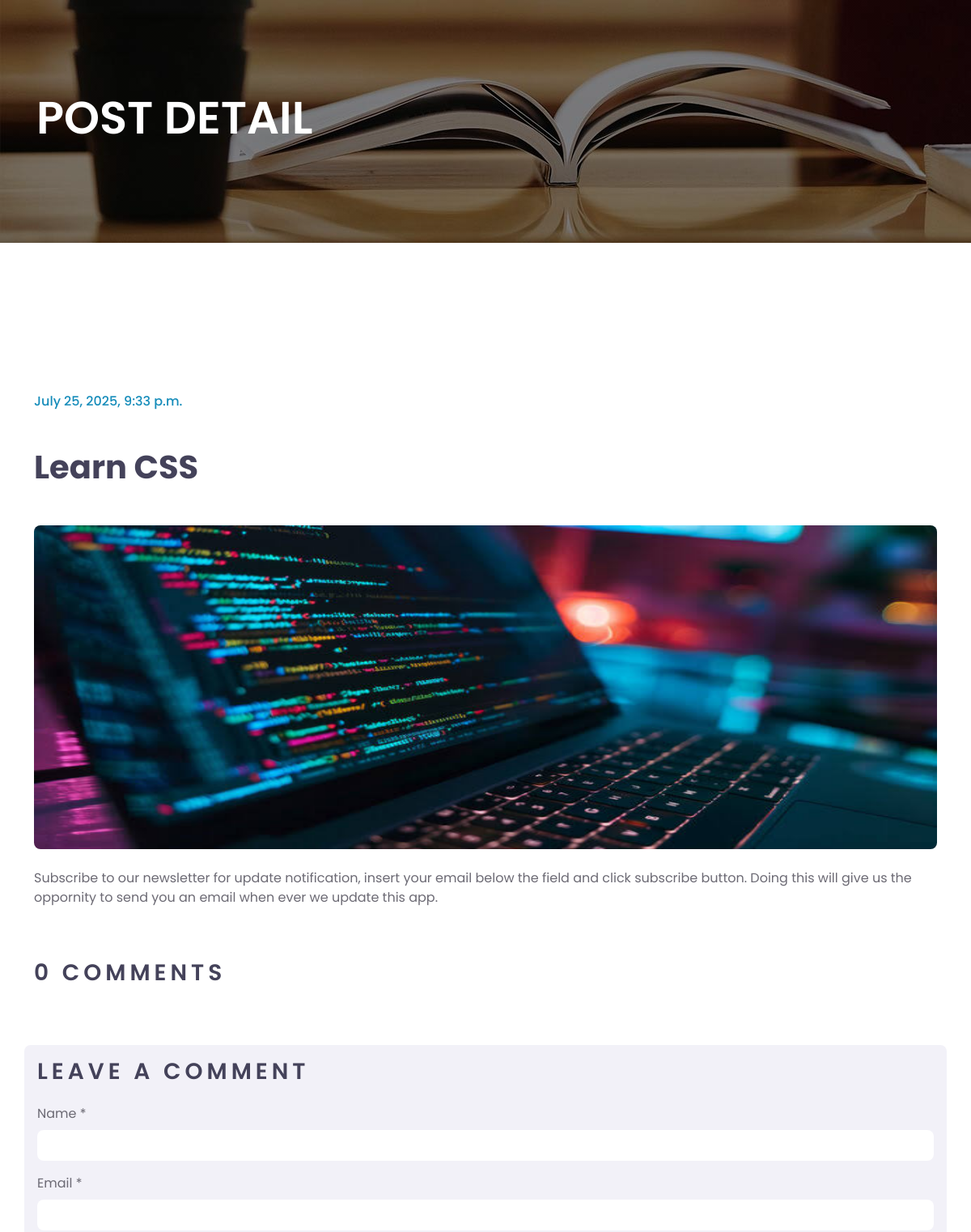
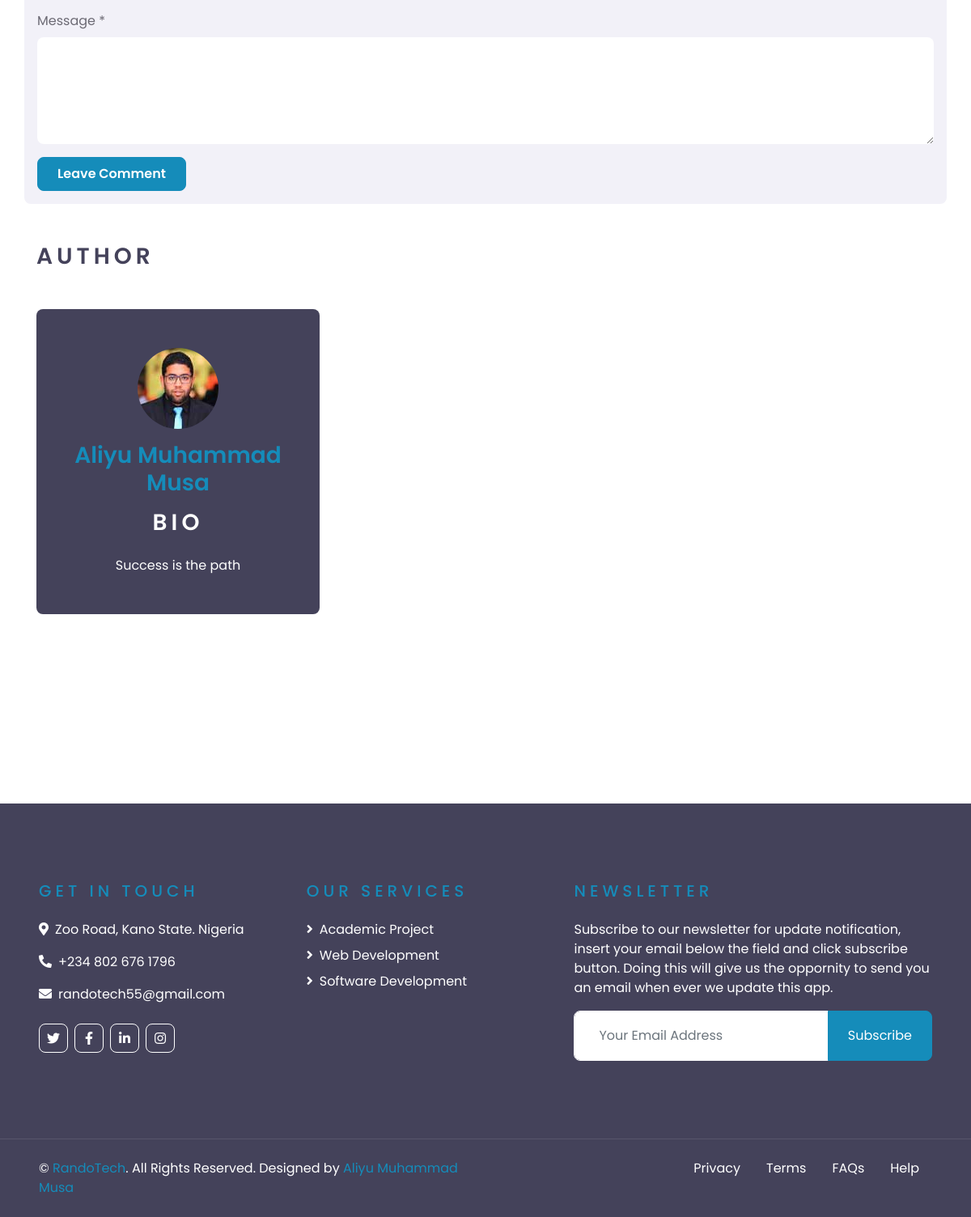
The page /blog/post_detail/2025/7/25/learn-css/ (signed in) on the database its author committed (2 pictures, top to bottom).
### blog/models.py (models this page shows, shortened)
class Post(models.Model):
    STATUS_CHOICES = {
        ('draft', 'DRAFT'),
        ('published', 'PUBLISHED'),
    }
    author = models.ForeignKey(CustomUser, on_delete=models.CASCADE, related_name='blog_post')
    category = models.ForeignKey(Category, on_delete=models.CASCADE, related_name='category_post')
    title = models.CharField(max_length=250)
    slug = models.SlugField(max_length=250, unique_for_date='publish')
    cover_img = models.ImageField(upload_to='img/post_cover', blank=True, null=False, default='img/blog-1.jpg')
    body = models.TextField()
    publish = models.DateTimeField(default=timezone.now)
    created = models.DateTimeField(auto_now_add=True)
    updated = models.DateTimeField(auto_now=True)
    status = models.CharField(max_length=10, choices=STATUS_CHOICES, default='published')
    objects = models.Manager()
    published = PublishedManager()
    class Meta:
        ordering = ('-publish',)

### accounts/models.py (models this page shows, shortened)
class CustomUser(AbstractBaseUser, PermissionsMixin):
    full_name = models.CharField(max_length=30, blank=True)
    email = models.EmailField(unique=True)
    is_active = models.BooleanField(default=True)
    is_staff = models.BooleanField(default=False)
    objects = CustomUserManager()
    USERNAME_FIELD = 'email'
    REQUIRED_FIELDS = []  # Other required fields apart from email

class Profile(models.Model):
    user = models.OneToOneField(CustomUser, on_delete=models.CASCADE, related_name='farmer_profile')
    email_token = models.CharField(max_length=200, default=False)
    is_verified = models.BooleanField(default=False)
    id_user = models.IntegerField()
    contact = models.CharField(max_length=11, default="080xxxxxx")
    bio = models.TextField(default="I'm New Here...............")
    profile_img = models.ImageField(upload_to='img/profile_images',  blank=True, null=False)

### core/models.py (models this page shows, shortened)
class Service(models.Model):
    name = models.CharField(max_length=50)
    description = models.TextField(default='Write Something')
    price1 = models.IntegerField(default=0)
    price2 = models.IntegerField(default=0)
    price3 = models.IntegerField(default=0)
    price4 = models.IntegerField(default=0)
    price5 = models.IntegerField(default=0)
    cover_img = models.ImageField(upload_to='img/post_cover', default='image')
    img1 = models.ImageField(upload_to='img/img', default='img/post_cover/image_1.jpg')
    img2 = models.ImageField(upload_to='img/img', default='img/post_cover/image_1.jpg')
    img3 = models.ImageField(upload_to='img/img', default='img/post_cover/image_1.jpg')
    img4 = models.ImageField(upload_to='img/img', default='img/post_cover/image_1.jpg')
    def get_absolute_url(self):
        return reverse("core:service_detail", kwargs={"id": self.id})

### blog/views.py (the view, shortened to what this page needs)
# urls.py: path('post_detail/<int:year>/<int:month>/<int:day>/<slug:post>/', PostDetailView, name='post_detail'),
@login_required
def PostDetailView(request, year, month, day, post):
    post = get_object_or_404(Post, slug=post,
                             status='published',
                             publish__year=year,
                             publish__month=month,
                             publish__day=day
                            )
    services = Service.objects.all()
    comments = post.comments.filter(active=True)
    new_comment = None
    context = {
        'post' : post,
        'comments' : comments,
        'new_comment' : new_comment,
        'services' : services,
    }
    return render(request, 'blog/post_detail.html', context)

### blog/templates/blog/post_detail.html (shortened to what this page needs)
<!DOCTYPE html>
<html lang="en">
  {% load static %}
  <head>
    <link
      href="https://cdnjs.cloudflare.com/ajax/libs/font-awesome/5.10.0/css/all.min.css"
      rel="stylesheet"
    />
    <link
      href="{% static 'lib/owlcarousel/assets/owl.carousel.min.css' %}"
      rel="stylesheet"
    />
    <link
      href="https://cdn.jsdelivr.net/npm/bootstrap@5.3.7/dist/css/bootstrap.min.css"
      rel="stylesheet"
    />
    <link href="{% static 'css/style.css' %}" rel="stylesheet" />
  </head>
<body>
    <div class="container-fluid page-header" style="margin-bottom: 90px;">
        <div class="container">
            <div class="d-flex flex-column justify-content-center" style="min-height: 300px">
                <h3 class="display-4 text-white text-uppercase">Post Detail</h3>
            </div>
        </div>
    </div>
    <div class="container-fluid py-5">
        <div class="container py-5">
            <div class="row">
                    <div class="mb-5">
                        <h6 class="text-primary mb-5">{{post.created}}</h6>
                        <h1 class="mb-5">{{post.title}}</h1>
                        <img class="img-fluid rounded w-100 mb-4" style="height: 25em; width: 100%;" src="{{ post.cover_img.url }}" alt="Image">
                        <p>{{post.body}}</p>
                      </div>
                    <div class="mb-5">
                      {% with comments.count as total_comments %}
                      <h3 class="text-uppercase mb-4" style="letter-spacing: 5px;">{{ total_comments }} comment{{ total_comments|pluralize }}</h3>
                      {% endwith %}
                        </div>
                        {% if request.user != post.author %}
                    <div class="bg-secondary rounded p-3">
                      <h3 class="text-uppercase mb-4" style="letter-spacing: 5px;">Leave a comment</h3>
                      <form method="post">
                            <div class="form-group">
                                <label for="name">Name *</label>
                                <input type="text" name="name" class="form-control border-0" id="name">
                            </div>
                            <div class="form-group">
                                <label for="email">Email *</label>
                                <input type="email" name="email" class="form-control border-0" id="email">
                            </div>
                            <div class="form-group">
                                <label for="message">Message *</label>
                                <textarea id="message" name="body" cols="30" rows="5" class="form-control border-0"></textarea>
                            </div>
                            <div class="form-group mb-0">
                                <input type="submit" value="Leave Comment" class="btn btn-primary py-md-2 px-md-4 font-weight-semi-bold">
                            </div>
                        </form>
                    </div>
                <div class="col-lg-4 mt-5 mt-lg-5">
                  <h3 class="text-uppercase mb-5" style="letter-spacing: 5px;">Author</h3>
                  <div class="d-flex flex-column text-center bg-dark rounded mb-5 py-5 px-4">
                    <img src="{% static 'img/user.jpg' %}" class="img-fluid rounded-circle mx-auto mb-3" style="width: 100px;">
                        <h3 class="text-primary mb-3">{{post.author.full_name}}</h3>
                        <h3 class="text-uppercase mb-4 text-white" style="letter-spacing: 5px;">bio</h3>
                        <p class="text-white m-0">{{post.author.farmer_profile.bio}}</p>
                        </div>
                      </div>
                      {% endif %}
            </div>
        </div>
    </div>
    <div
      class="container-fluid bg-dark text-white py-5 px-sm-3 px-lg-5"
      style="margin-top: 90px"
    >
      <div class="row pt-5">
        <div class="col-lg-7 col-md-12">
          <div class="row">
            <div class="col-md-6 mb-5">
              <h5
                class="text-primary text-uppercase mb-4"
                style="letter-spacing: 5px"
              >
                Get In Touch
              </h5>
              <p>
                <i class="fa fa-map-marker-alt mr-2"></i>Zoo Road, Kano State.
                Nigeria
              </p>
              <p><i class="fa fa-phone-alt mr-2"></i>+234 802 676 1796</p>
              <p><i class="fa fa-envelope mr-2"></i>randotech55@gmail.com</p>
              <div class="d-flex justify-content-start mt-4">
                <a class="btn btn-outline-light btn-square mr-2" href="https://x.com/home"
                  ><i class="fab fa-twitter"></i
                ></a>
                <a class="btn btn-outline-light btn-square mr-2" href="https://web.facebook.com/?_rdc=1&_rdr#"
                  ><i class="fab fa-facebook-f"></i
                ></a>
                <a class="btn btn-outline-light btn-square mr-2" href="https://www.linkedin.com/feed/"
                  ><i class="fab fa-linkedin-in"></i
                ></a>
                <a class="btn btn-outline-light btn-square" href="https://www.instagram.com/aliyumuhd9990/"
                  ><i class="fab fa-instagram"></i
                ></a>
              </div>
            </div>
            <div class="col-md-6 mb-5">
              <h5
                class="text-primary text-uppercase mb-4"
                style="letter-spacing: 5px"
              >
                Our Services
              </h5>
              <div class="d-flex flex-column justify-content-start">
                {% for s in services %}
          <a href="{{ s.get_absolute_url }}" class="text-white mb-2"><i class="fa fa-angle-right mr-2"></i>{{s.name}}</a>
          {% endfor %}
              </div>
            </div>
          </div>
        </div>
        <div class="col-lg-5 col-md-12 mb-5">
          <h5
            class="text-primary text-uppercase mb-4"
            style="letter-spacing: 5px"
          >
            Newsletter
          </h5>
          <p>
            Subscribe to our newsletter for update notification, insert your email below the field and click subscribe button. Doing this will give us the oppornity to send you an email when ever we update this app.
          </p>
          <div class="w-100">
            <form action="" method="post">
              <div class="input-group">
                <input
                type="text"
                name="email"
                class="form-control border-light"
                style="padding: 30px"
                placeholder="Your Email Address"
                />
                <div class="input-group-append">
                  <button class="btn btn-primary px-4">Subscribe</button>
                </div>
              </div>
            </form>
          </div>
        </div>
      </div>
    </div>
    <div
      class="container-fluid bg-dark text-white border-top py-4 px-sm-3 px-md-5"
      style="border-color: rgba(256, 256, 256, 0.1) !important"
    >
      <div class="row">
        <div class="col-lg-6 text-center text-md-left mb-3 mb-md-0">
          <p class="m-0 text-white">
            &copy; <a href="https://wa.me/2348026761796">RandoTech</a>. All Rights Reserved. Designed by
            <a href="https://wa.me/2348026761796">Aliyu Muhammad Musa</a>
          </p>
        </div>
        <div class="col-lg-6 text-center text-md-right">
          <ul class="nav d-inline-flex">
            <li class="nav-item">
              <a class="nav-link text-white py-0" href="{% url 'core:privacy' %}">Privacy</a>
            </li>
            <li class="nav-item">
              <a class="nav-link text-white py-0" onclick="alert('Section not Available!')" href="#">Terms</a>
            </li>
            <li class="nav-item">
              <a class="nav-link text-white py-0" href="{% url 'core:faq' %}">FAQs</a>
            </li>
            <li class="nav-item">
              <a class="nav-link text-white py-0" onclick="alert('Section not Available!')" href="#">Help</a>
            </li>
          </ul>
        </div>
      </div>
    </div>
  </body>
</html>

### rows shown on the page
Post: created "July 25, 2025, 9:33 p.m.", title "Learn CSS", cover_img (picture), body "Subscribe to our newsletter for update notification, insert your email below the field and click subscribe button. Doing this will give us the oppornity to send you an email when ever we update this app.", author.full_name "Aliyu Muhammad Musa", author.farmer_profile.bio "Success is the path"
Service: name "Academic Project"
Service: name "Web Development"
Service: name "Software Development"

### other values the page prints
{{ total_comments }} "0"
